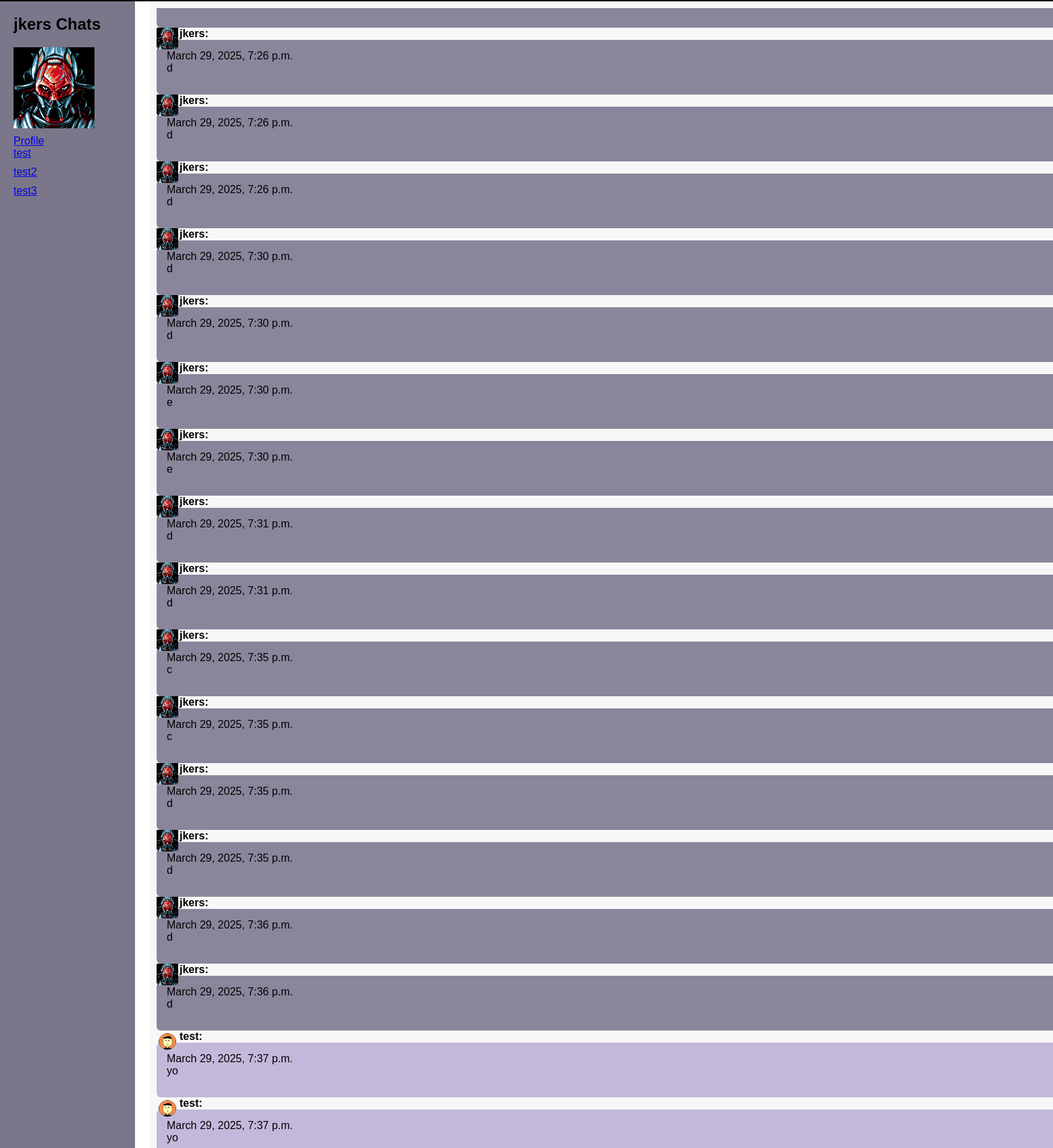
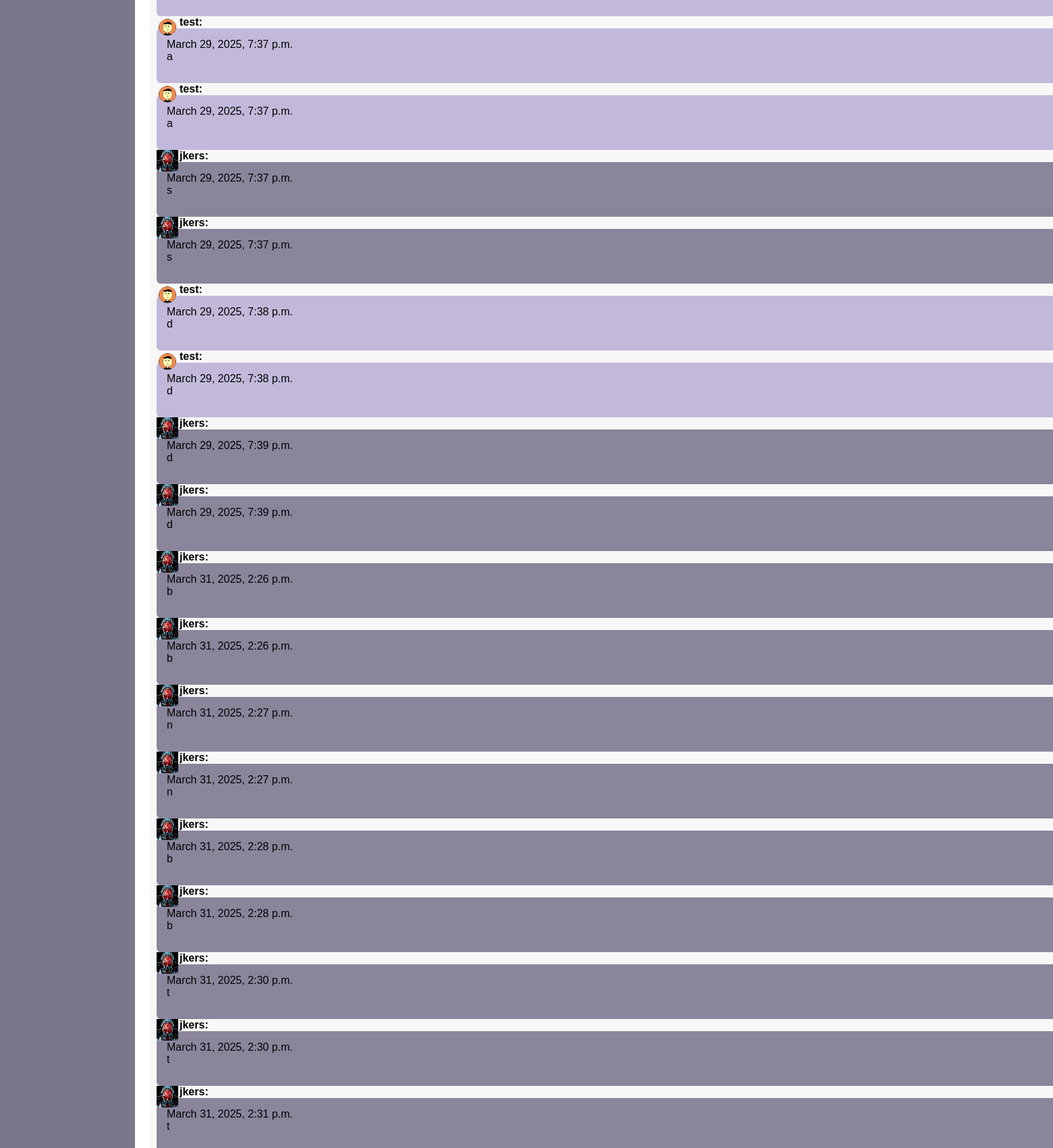
The app's page /chat/test/ (signed in, upper part) with its own data (2 pictures, top to bottom).
### mysite/models.py (models this page shows, shortened)
class Avatar(models.Model):
    name = models.CharField(max_length=100)
    file_location = models.CharField(max_length=100, null=True, blank=True)

class ChatRoom(models.Model):
    name = models.CharField(max_length=255, unique=True)
    users = models.ManyToManyField(User)
    def __str__(self):
        return self.name

class Message(models.Model):
    room = models.ForeignKey(ChatRoom, related_name='messages', on_delete=models.CASCADE)
    user = models.ForeignKey(User, related_name='messages', on_delete=models.CASCADE)  # Use ForeignKey to User model
    content = models.TextField()
    timestamp = models.DateTimeField(auto_now_add=True)

### mysite/views.py (the view)
# urls.py: path('chat/<str:room_name>/', views.chat_room, name='chat_room'),
@login_required
def chat_room(request, room_name):
    user = request.user
    room = get_object_or_404(ChatRoom, name=room_name)
    cr = ChatRoom.objects.filter(users = user)
    users = room.users.all()
    avs = []
    if not room.users.filter(id=user.id).exists():
        raise Http404("You are not a member of this chat room.")
    messages = Message.objects.filter(room=room).order_by('timestamp')
    for us in users:
        u = {}
        up = UserProfile.objects.filter(user=us)
        ava = Avatar.objects.filter(userprofile=up[0])
        u["user"] = us.username
        if ava:
            u["avatar"] = ava[0].file_location
        else:
            u['avatar'] = 'avatars/avatar.png'
        avs.append(u)
    return render(request, 'chat.html', {'room_name': room_name, 'user': user, 'messages': messages, "chatrooms": cr, "avs": avs})

### mysite/templates/chat.html (shortened to what this page needs)
<!DOCTYPE html>
<html lang="en">
  {% load static %}
  <head>
  </head>
  <body>
    <div class="container">
      <div class="side-nav">
        <h2> {{user.username}} Chats</h2>
        <div>
          {% for k in avs %}
            {% if k.user == user.username %}
              <img src="{% static k.avatar %}">
            {% endif %}
          {% endfor %}
        </div>
        <div class="chats">
          <a href="/welcome"> Profile </a>
          <ul>
          {% for cr in chatrooms %}
            <li><a href="/chat/{{ cr }}/">{{ cr }}</a></li>
          {% endfor %}
        </ul>
      </div>
      </div>
      <div class="chat-box">
        <div class="messages" id="chat-log">
          {% for message in messages %}
            {% if user.username == message.user.username %}
                  <div >
                    <div style="position:relative">
                      {% for k in avs %}
                        {% if k.user == message.user.username %}
                          <img class="bubble-img" src="{% static k.avatar %}">
                        {% endif %}
                      {% endfor %}
                    </div>
                    <strong style="margin-left:34px">{{ message.user.username }}:</strong >
                    <p class="speech-bubble"> {{ message.timestamp }} <br/> {{ message.content }}</p>
                  </div>
            {% else %}
                <div >
                  <div style="position:relative">
                    {% for k in avs %}
                        {% if k.user == message.user.username %}
                          <img class="bubble-img" src="{% static k.avatar %}">
                        {% endif %}
                      {% endfor %}
                  </div>
                  <strong style="margin-left:34px">{{ message.user.username }}:</strong >
                  <p class="speech-bubble2"> {{ message.timestamp }} <br/>  {{ message.content }}</p>
                </div>
            {% endif %}
            {% empty %}
                <div>No messages yet.</div>
          {% endfor %}
        </div>
      </div>
    </div>
  </body>
</html>

### mysite/templates/chat.html (style rules this page uses)
* { margin: 0; padding: 0; box-sizing: border-box; }
body { font-family: Arial, sans-serif; display: flex; height: 100vh; overflow: hidden; }
.container { display: flex; flex: 1; border: 2px solid black }
.side-nav { width: 200px; background-color: #7b7689; color: black; padding: 20px; height: 100%; position: fixed; left: 0; }
.side-nav h2 { margin-bottom: 20px; }
.side-nav ul { list-style-type: none; }
.side-nav ul li { margin-bottom: 10px; cursor: pointer; }
.chat-box { margin-left: 220px; display: flex; flex-direction: column; flex: 1; height: 100%; background-color: #f7f7f7; }
.messages { flex: 1; border-radius: 5px; padding: 10px; margin: 10px 0; overflow-y: auto; max-height: calc(100vh - 150px); }
.speech-bubble2 { background: #c2b9da; border-radius: .4em; margin-right: auto; width: 40%; height: auto; border: 15px solid transparent; text-align: left; padding-bottom: 15px; word-wrap: break-word; }
img { width: 120px; height: 120px; position: absolute }
.chats { margin-top: 150px; }

### records on screen
Avatar: file_location (placeholder picture)
ChatRoom: name "test"
ChatRoom: name "test2"
ChatRoom: name "test3"
Message: file_location (placeholder picture), user.username "jkers", timestamp "March 29, 2025, 7:26 p.m.", content "d"
Message: file_location (placeholder picture), user.username "jkers", timestamp "March 29, 2025, 7:26 p.m.", content "d"
Message: file_location (placeholder picture), user.username "jkers", timestamp "March 29, 2025, 7:26 p.m.", content "d"
Message: file_location (placeholder picture), user.username "jkers", timestamp "March 29, 2025, 7:30 p.m.", content "d"
Message: file_location (placeholder picture), user.username "jkers", timestamp "March 29, 2025, 7:30 p.m.", content "d"
Message: file_location (placeholder picture), user.username "jkers", timestamp "March 29, 2025, 7:30 p.m.", content "e"
Message: file_location (placeholder picture), user.username "jkers", timestamp "March 29, 2025, 7:30 p.m.", content "e"
Message: file_location (placeholder picture), user.username "jkers", timestamp "March 29, 2025, 7:31 p.m.", content "d"
Message: file_location (placeholder picture), user.username "jkers", timestamp "March 29, 2025, 7:31 p.m.", content "d"
Message: file_location (placeholder picture), user.username "jkers", timestamp "March 29, 2025, 7:35 p.m.", content "c"
Message: file_location (placeholder picture), user.username "jkers", timestamp "March 29, 2025, 7:35 p.m.", content "c"
Message: file_location (placeholder picture), user.username "jkers", timestamp "March 29, 2025, 7:35 p.m.", content "d"
Message: file_location (placeholder picture), user.username "jkers", timestamp "March 29, 2025, 7:35 p.m.", content "d"
Message: file_location (placeholder picture), user.username "jkers", timestamp "March 29, 2025, 7:36 p.m.", content "d"
Message: file_location (placeholder picture), user.username "jkers", timestamp "March 29, 2025, 7:36 p.m.", content "d"
Message: file_location (picture), user.username "test", timestamp "March 29, 2025, 7:37 p.m.", content "yo"
Message: file_location (picture), user.username "test", timestamp "March 29, 2025, 7:37 p.m.", content "yo"
Message: file_location (picture), user.username "test", timestamp "March 29, 2025, 7:37 p.m.", content "a"
Message: file_location (picture), user.username "test", timestamp "March 29, 2025, 7:37 p.m.", content "a"
Message: file_location (placeholder picture), user.username "jkers", timestamp "March 29, 2025, 7:37 p.m.", content "s"
Message: file_location (placeholder picture), user.username "jkers", timestamp "March 29, 2025, 7:37 p.m.", content "s"
Message: file_location (picture), user.username "test", timestamp "March 29, 2025, 7:38 p.m.", content "d"
Message: file_location (picture), user.username "test", timestamp "March 29, 2025, 7:38 p.m.", content "d"
Message: file_location (placeholder picture), user.username "jkers", timestamp "March 29, 2025, 7:39 p.m.", content "d"
Message: file_location (placeholder picture), user.username "jkers", timestamp "March 29, 2025, 7:39 p.m.", content "d"
Message: file_location (placeholder picture), user.username "jkers", timestamp "March 31, 2025, 2:26 p.m.", content "b"
Message: file_location (placeholder picture), user.username "jkers", timestamp "March 31, 2025, 2:26 p.m.", content "b"
Message: file_location (placeholder picture), user.username "jkers", timestamp "March 31, 2025, 2:27 p.m.", content "n"
Message: file_location (placeholder picture), user.username "jkers", timestamp "March 31, 2025, 2:27 p.m.", content "n"
Message: file_location (placeholder picture), user.username "jkers", timestamp "March 31, 2025, 2:28 p.m.", content "b"
Message: file_location (placeholder picture), user.username "jkers", timestamp "March 31, 2025, 2:28 p.m.", content "b"
Message: file_location (placeholder picture), user.username "jkers", timestamp "March 31, 2025, 2:30 p.m.", content "t"
Message: file_location (placeholder picture), user.username "jkers", timestamp "March 31, 2025, 2:30 p.m.", content "t"
Message: file_location (placeholder picture), user.username "jkers", timestamp "March 31, 2025, 2:31 p.m.", content "t"

### other values on screen
{{ user.username }} "jkers"
